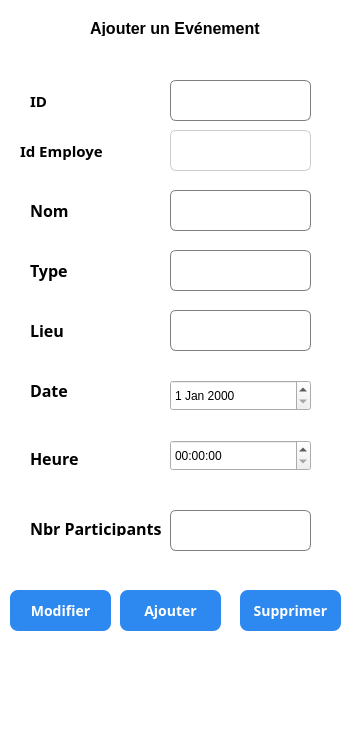
     <widget class="QFrame" name="Ajouter_4">
      <property name="geometry">
       <rect>
        <x>190</x>
        <y>20</y>
        <width>351</width>
        <height>751</height>
       </rect>
      </property>
      <property name="styleSheet">
       <string notr="true">#Ajouter {
border: 2px solid black;
	
	border-color: rgb(219, 220, 255);
}

QFrame {
background-color : #ffffff;
 border-radius: 20px
}</string>
      </property>
      <property name="frameShape">
       <enum>QFrame::Shape::StyledPanel</enum>
      </property>
      <property name="frameShadow">
       <enum>QFrame::Shadow::Raised</enum>
      </property>
      <widget class="QLabel" name="label_28">
       <property name="geometry">
        <rect>
         <x>90</x>
         <y>20</y>
         <width>171</width>
         <height>16</height>
        </rect>
       </property>
       <property name="font">
        <font>
         <family>Arial</family>
         <pointsize>12</pointsize>
         <bold>true</bold>
        </font>
       </property>
       <property name="styleSheet">
        <string notr="true">color: rgb(255, 255, 255);
color: rgb(0, 0, 0);</string>
       </property>
       <property name="text">
        <string>Ajouter un Evénement</string>
       </property>
      </widget>
      <widget class="QLabel" name="label_4">
       <property name="geometry">
        <rect>
         <x>30</x>
         <y>200</y>
         <width>49</width>
         <height>21</height>
        </rect>
       </property>
       <property name="font">
        <font>
         <family>Rockwell</family>
         <pointsize>12</pointsize>
         <bold>true</bold>
        </font>
       </property>
       <property name="styleSheet">
        <string notr="true">color: rgb(255, 255, 255);
color: rgb(0, 0, 0);</string>
       </property>
       <property name="text">
        <string>Nom</string>
       </property>
      </widget>
      <widget class="QLabel" name="label_29">
       <property name="geometry">
        <rect>
         <x>30</x>
         <y>260</y>
         <width>49</width>
         <height>21</height>
        </rect>
       </property>
       <property name="font">
        <font>
         <family>Rockwell</family>
         <pointsize>12</pointsize>
         <bold>true</bold>
        </font>
       </property>
       <property name="styleSheet">
        <string notr="true">color: rgb(255, 255, 255);
color: rgb(0, 0, 0);</string>
       </property>
       <property name="text">
        <string>Type</string>
       </property>
      </widget>
      <widget class="QLabel" name="label_30">
       <property name="geometry">
        <rect>
         <x>30</x>
         <y>320</y>
         <width>49</width>
         <height>21</height>
        </rect>
       </property>
       <property name="font">
        <font>
         <family>Rockwell</family>
         <pointsize>12</pointsize>
         <bold>true</bold>
        </font>
       </property>
       <property name="styleSheet">
        <string notr="true">color: rgb(255, 255, 255);
color: rgb(0, 0, 0);</string>
       </property>
       <property name="text">
        <string>Lieu</string>
       </property>
      </widget>
      <widget class="QLabel" name="label_31">
       <property name="geometry">
        <rect>
         <x>30</x>
         <y>380</y>
         <width>49</width>
         <height>21</height>
        </rect>
       </property>
       <property name="font">
        <font>
         <family>Rockwell</family>
         <pointsize>12</pointsize>
         <bold>true</bold>
        </font>
       </property>
       <property name="styleSheet">
        <string notr="true">color: rgb(255, 255, 255);
color: rgb(0, 0, 0);</string>
       </property>
       <property name="text">
        <string>Date</string>
       </property>
      </widget>
      <widget class="QLineEdit" name="Nom">
       <property name="geometry">
        <rect>
         <x>170</x>
         <y>190</y>
         <width>141</width>
         <height>41</height>
        </rect>
       </property>
       <property name="styleSheet">
        <string notr="true">QLineEdit {
    border: 1px solid #7e7e7e;
    border-radius: 6px;
    padding: 8px;
    font-size: 12px;
}
QLineEdit:focus {
    border: 1px solid #2D89EF;
    background-color: #FFFFFF;
}</string>
       </property>
      </widget>
      <widget class="QLineEdit" name="Type">
       <property name="geometry">
        <rect>
         <x>170</x>
         <y>250</y>
         <width>141</width>
         <height>41</height>
        </rect>
       </property>
       <property name="styleSheet">
        <string notr="true">QLineEdit {
    border: 1px solid #7e7e7e;
    border-radius: 6px;
    padding: 8px;
    font-size: 12px;
}
QLineEdit:focus {
    border: 1px solid #2D89EF;
    background-color: #FFFFFF;
}</string>
       </property>
      </widget>
      <widget class="QLineEdit" name="Lieu">
       <property name="geometry">
        <rect>
         <x>170</x>
         <y>310</y>
         <width>141</width>
         <height>41</height>
        </rect>
       </property>
       <property name="styleSheet">
        <string notr="true">QLineEdit {
    border: 1px solid #7e7e7e;
    border-radius: 6px;
    padding: 8px;
    font-size: 12px;
}
QLineEdit:focus {
    border: 1px solid #2D89EF;
    background-color: #FFFFFF;
}</string>
       </property>
      </widget>
      <widget class="QLabel" name="label_33">
       <property name="geometry">
        <rect>
         <x>30</x>
         <y>450</y>
         <width>61</width>
         <height>16</height>
        </rect>
       </property>
       <property name="font">
        <font>
         <family>Rockwell</family>
         <pointsize>12</pointsize>
         <bold>true</bold>
        </font>
       </property>
       <property name="styleSheet">
        <string notr="true">color: rgb(255, 255, 255);
color: rgb(0, 0, 0);</string>
       </property>
       <property name="text">
        <string>Heure</string>
       </property>
      </widget>
      <widget class="QLineEdit" name="ID">
       <property name="geometry">
        <rect>
         <x>170</x>
         <y>80</y>
         <width>141</width>
         <height>41</height>
        </rect>
       </property>
       <property name="styleSheet">
        <string notr="true">QLineEdit {
    border: 1px solid #7e7e7e;
    border-radius: 6px;
    padding: 8px;
    font-size: 12px;
}
QLineEdit:focus {
    border: 1px solid #2D89EF;
    background-color: #FFFFFF;
}</string>
       </property>
       <property name="text">
        <string/>
       </property>
      </widget>
      <widget class="QLabel" name="label_34">
       <property name="geometry">
        <rect>
         <x>30</x>
         <y>90</y>
         <width>81</width>
         <height>21</height>
        </rect>
       </property>
       <property name="font">
        <font>
         <family>Rockwell</family>
         <pointsize>11</pointsize>
         <bold>true</bold>
        </font>
       </property>
       <property name="styleSheet">
        <string notr="true">color: rgb(255, 255, 255);
color: rgb(0, 0, 0);</string>
       </property>
       <property name="text">
        <string>ID</string>
       </property>
      </widget>
      <widget class="QPushButton" name="Ajouterbutton">
       <property name="geometry">
        <rect>
         <x>120</x>
         <y>590</y>
         <width>101</width>
         <height>41</height>
        </rect>
       </property>
       <property name="font">
        <font>
         <family>Bahnschrift</family>
         <pointsize>-1</pointsize>
         <bold>true</bold>
        </font>
       </property>
       <property name="styleSheet">
        <string notr="true">QPushButton {
    background-color: #2D89EF;
    color: white;
    border-radius: 8px;
    padding: 10px;
    font-size: 14px;
}
QPushButton:hover {
    background-color: #1E5BB8;
}
QPushButton:pressed {
    background-color: #FFFFFF;
}</string>
       </property>
       <property name="text">
        <string>Ajouter</string>
       </property>
      </widget>
      <widget class="QPushButton" name="Modifier">
       <property name="geometry">
        <rect>
         <x>10</x>
         <y>590</y>
         <width>101</width>
         <height>41</height>
        </rect>
       </property>
       <property name="font">
        <font>
         <family>Bahnschrift</family>
         <pointsize>-1</pointsize>
         <bold>true</bold>
        </font>
       </property>
       <property name="styleSheet">
        <string notr="true">QPushButton {
    background-color: #2D89EF;
    color: white;
    border-radius: 8px;
    padding: 10px;
    font-size: 14px;
}
QPushButton:hover {
    background-color: #1E5BB8;
}
QPushButton:pressed {
    background-color: #FFFFFF;
}</string>
       </property>
       <property name="text">
        <string>Modifier</string>
       </property>
      </widget>
      <widget class="QPushButton" name="Supprimer">
       <property name="geometry">
        <rect>
         <x>240</x>
         <y>590</y>
         <width>101</width>
         <height>41</height>
        </rect>
       </property>
       <property name="font">
        <font>
         <family>Bahnschrift</family>
         <pointsize>-1</pointsize>
         <bold>true</bold>
        </font>
       </property>
       <property name="styleSheet">
        <string notr="true">QPushButton {
    background-color: #2D89EF;
    color: white;
    border-radius: 8px;
    padding: 10px;
    font-size: 14px;
}
QPushButton:hover {
    background-color: #1E5BB8;
}
QPushButton:pressed {
    background-color: #FFFFFF;
}</string>
       </property>
       <property name="text">
        <string>Supprimer</string>
       </property>
      </widget>
      <widget class="QLineEdit" name="NbrP">
       <property name="geometry">
        <rect>
         <x>170</x>
         <y>510</y>
         <width>141</width>
         <height>41</height>
        </rect>
       </property>
       <property name="styleSheet">
        <string notr="true">QLineEdit {
    border: 1px solid #7e7e7e;
    border-radius: 6px;
    padding: 8px;
    font-size: 12px;
}
QLineEdit:focus {
    border: 1px solid #2D89EF;
    background-color: #FFFFFF;
}</string>
       </property>
      </widget>
      <widget class="QLabel" name="label_35">
       <property name="geometry">
        <rect>
         <x>30</x>
         <y>520</y>
         <width>131</width>
         <height>16</height>
        </rect>
       </property>
       <property name="font">
        <font>
         <family>Rockwell</family>
         <pointsize>12</pointsize>
         <bold>true</bold>
        </font>
       </property>
       <property name="styleSheet">
        <string notr="true">color: rgb(255, 255, 255);
color: rgb(0, 0, 0);</string>
       </property>
       <property name="text">
        <string>Nbr Participants</string>
       </property>
      </widget>
      <widget class="QTimeEdit" name="timeEdit">
       <property name="geometry">
        <rect>
         <x>170</x>
         <y>440</y>
         <width>141</width>
         <height>31</height>
        </rect>
       </property>
      </widget>
      <widget class="QDateEdit" name="dateEdit">
       <property name="geometry">
        <rect>
         <x>170</x>
         <y>380</y>
         <width>141</width>
         <height>31</height>
        </rect>
       </property>
       <property name="styleSheet">
        <string notr="true">border-raduis : 10px</string>
       </property>
      </widget>
      <widget class="QLabel" name="label_44">
       <property name="geometry">
        <rect>
         <x>20</x>
         <y>140</y>
         <width>131</width>
         <height>21</height>
        </rect>
       </property>
       <property name="font">
        <font>
         <family>Rockwell</family>
         <pointsize>11</pointsize>
         <bold>true</bold>
        </font>
       </property>
       <property name="styleSheet">
        <string notr="true">color: rgb(255, 255, 255);
color: rgb(0, 0, 0);</string>
       </property>
       <property name="text">
        <string>Id Employe</string>
       </property>
      </widget>
      <widget class="QLineEdit" name="ID_Employe_Evenement">
       <property name="geometry">
        <rect>
         <x>170</x>
         <y>130</y>
         <width>141</width>
         <height>41</height>
        </rect>
       </property>
       <property name="styleSheet">
        <string notr="true">QLineEdit {
    border: 1px solid #ccc;
    border-radius: 6px;
    padding: 8px;
    font-size: 12px;
}
QLineEdit:focus {
    border: 1px solid #2D89EF;
    background-color: #FFFFFF;
}</string>
       </property>
       <property name="text">
        <string/>
       </property>
      </widget>
     </widget>
